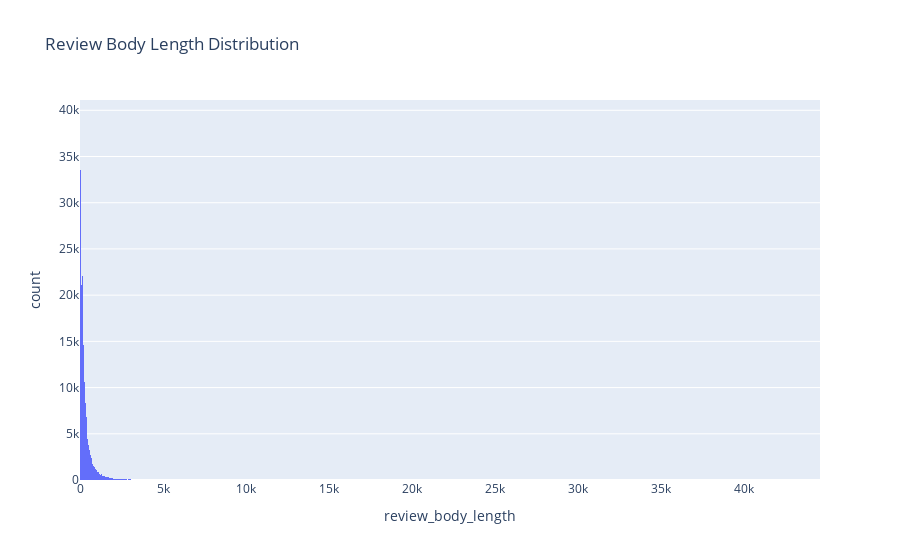

The code cell stored with this chart in its notebook:
### Code cell
fig = px.histogram(
    df_test, x="review_body_length", nbins=1000, title="Review Body Length Distribution"
)
fig.show()

### Figure 1 — Plotly figure (JSON) as saved in the notebook; plotly's stock layout.template omitted (floating-point values rounded to 4 significant figures; data arrays with more than 128 entries replaced by an {"elided": "..."} marker saying what was removed)
{"data": [{"alignmentgroup": "True", "bingroup": "x", "hovertemplate": "review_body_length=%{x}<br>count=%{y}<extra></extra>", "legendgroup": "", "marker": {"color": "#636efa", "pattern": {"shape": ""}}, "name": "", "nbinsx": 1000, "offsetgroup": "", "orientation": "v", "showlegend": false, "type": "histogram", "x": {"elided": "199847 int values"}, "xaxis": "x", "yaxis": "y"}], "layout": {"barmode": "relative", "legend": {"tracegroupgap": 0}, "title": {"text": "Review Body Length Distribution"}, "xaxis": {"anchor": "y", "domain": [0, 1], "title": {"text": "review_body_length"}}, "yaxis": {"anchor": "x", "domain": [0, 1], "title": {"text": "count"}}}}
